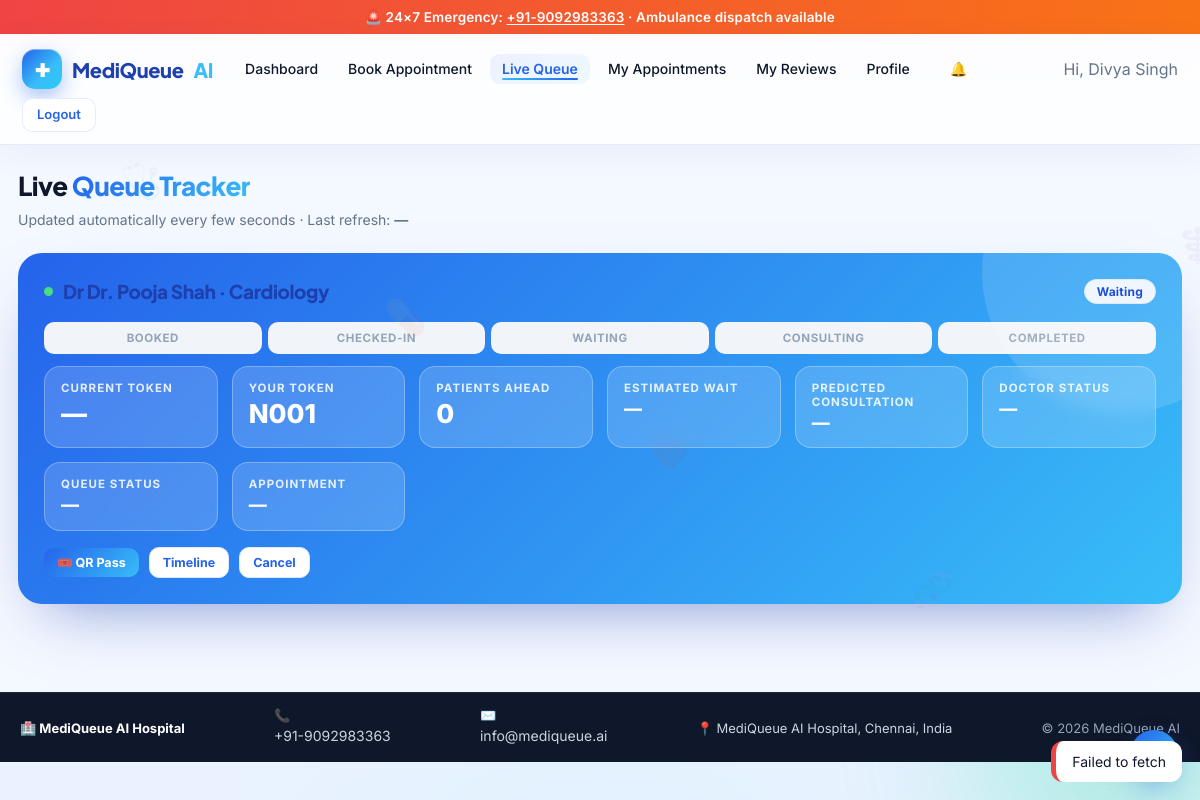
The app's page /patient/live (signed in) with its own data.
### tables this page shows
CREATE TABLE appointments(
            id INTEGER PRIMARY KEY,
            queue_no TEXT,
            patient_id INTEGER, doctor_id INTEGER,
            department TEXT, reason TEXT, priority TEXT,
            appt_date TEXT, predicted_time TEXT,
            actual_start TEXT, actual_end TEXT,
            status TEXT DEFAULT 'Waiting',
            consult_minutes INTEGER,
            delay_minutes INTEGER DEFAULT 0,
            prescription TEXT, notes TEXT,
            reminder_sent INTEGER DEFAULT 0,
            created_at TEXT, emergency_reason TEXT, emergency_symptoms TEXT, emergency_verified INTEGER DEFAULT 0, verified_by TEXT, verified_at TEXT, emergency_status TEXT, predicted_wait_time INTEGER, delay_reason TEXT, delayed_by TEXT, delayed_at TEXT, patient_responded INTEGER DEFAULT 0, is_reappointment INTEGER DEFAULT 0, cancel_reason TEXT, slot_time TEXT, auto_cancelled INTEGER DEFAULT 0, feedback_submitted INTEGER DEFAULT 0, qr_token TEXT, action_token TEXT, appt_time TEXT, checkin_status TEXT DEFAULT 'Booked', consult_start_time TEXT, consult_end_time TEXT, consult_started_by TEXT, consult_ended_by TEXT, checkin_time TEXT, checked_in_by TEXT, actual_wait_minutes INTEGER,
            FOREIGN KEY(patient_id) REFERENCES patients(id),
            FOREIGN KEY(doctor_id)  REFERENCES doctors(id));

CREATE TABLE doctors(
            id INTEGER PRIMARY KEY,
            doc_code TEXT UNIQUE,
            name TEXT, department TEXT, qualification TEXT,
            experience INTEGER, specialization TEXT,
            fee INTEGER, avg_time INTEGER,
            available INTEGER DEFAULT 1,
            photo TEXT,
            username TEXT UNIQUE, password TEXT);

CREATE TABLE app_settings(
        key TEXT PRIMARY KEY,
        value TEXT
    );

### backend/core/queue_live.py (the view)
    @app.route("/patient/live")
    def patient_live():
        if session.get("role") != "patient":
            flash("Please log in as a patient.", "warning")
            return redirect(url_for("login"))
        rows = query("""SELECT a.*, d.name AS dname, d.department AS ddept
                        FROM appointments a JOIN doctors d ON d.id=a.doctor_id
                        WHERE a.patient_id=? AND a.status IN ('Waiting','InProgress','Emergency-PendingVerification')
                        ORDER BY a.id DESC""", (session["uid"],))
        return render_template("patient_live.html", appts=rows)

### backend/core/models.py (called while the page is built)
def get_conn():
    conn = sqlite3.connect(Config.DATABASE)
    conn.row_factory = sqlite3.Row
    conn.execute("PRAGMA foreign_keys = ON")
    return conn

def query(sql, params=(), one=False):
    with get_conn() as c:
        cur = c.execute(sql, params)
        rows = cur.fetchall()
        return (rows[0] if rows else None) if one else rows

### frontend/templates/patient_live.html (shortened to what this page needs)
{% extends "base.html" %}
{% block content %}
<div class="mq-orb one"></div><div class="mq-orb two"></div>
<div class="mq-wrap" data-mq-live-root data-mq-url="/api/patient/queue-live" data-mq-interval="7000">
  <h1 class="mq-title">Live <span class="accent">Queue Tracker</span></h1>
  <p class="mq-sub">Updated automatically every few seconds ·
     Last refresh: <b data-mq-updated>—</b></p>
  <div id="mq-live-host">
    {% for a in appts %}
    <div class="mq-live mq-mt" data-mq-appt="{{ a.id }}">
      <div class="mq-live-head">
        <span class="mq-dot"></span>
        <h3 class="mq-live-title">Dr {{ a.dname }} · {{ a.ddept }}</h3>
        <span class="mq-pill" data-mq-badge>{{ a.status }}</span>
      </div>
      <div class="mq-steps">
        <div class="mq-step" data-mq-step>Booked</div>
        <div class="mq-step" data-mq-step>Checked-In</div>
        <div class="mq-step" data-mq-step>Waiting</div>
        <div class="mq-step" data-mq-step>Consulting</div>
        <div class="mq-step" data-mq-step>Completed</div>
      </div>
      <div class="mq-live-grid">
        <div class="mq-live-tile"><div class="k">Current Token</div><div class="v" data-mq="current_token">—</div></div>
        <div class="mq-live-tile"><div class="k">Your Token</div><div class="v" data-mq="your_token">{{ a.queue_no }}</div></div>
        <div class="mq-live-tile"><div class="k">Patients Ahead</div><div class="v" data-mq="patients_ahead" data-mq-animate>0</div></div>
        <div class="mq-live-tile"><div class="k">Estimated Wait</div><div class="v small" data-mq="estimated_wait_text">—</div></div>
        <div class="mq-live-tile"><div class="k">Predicted Consultation</div><div class="v small" data-mq="predicted_consultation">—</div></div>
        <div class="mq-live-tile"><div class="k">Doctor Status</div><div class="v small" data-mq="doctor_status">—</div></div>
        <div class="mq-live-tile"><div class="k">Queue Status</div><div class="v small" data-mq="queue_status">—</div></div>
        <div class="mq-live-tile"><div class="k">Appointment</div><div class="v small" data-mq="appointment_status">—</div></div>
      </div>
      <div class="mq-row" style="margin-top:16px;position:relative;z-index:1">
        <a class="mq-btn sm" href="/patient/qr/{{ a.id }}">🎟️ QR Pass</a>
        <a class="mq-btn ghost sm" href="/patient/timeline/{{ a.id }}">Timeline</a>
        <a class="mq-btn ghost sm" href="/patient/response/{{ a.id }}/cancel">Cancel</a>
      </div>
    </div>
    {% else %}
    <div class="mq-card mq-empty">No active appointment right now.
      <a class="mq-btn sm" href="/patient/book" style="margin-left:10px">Book an appointment</a></div>
    {% endfor %}
  </div>
</div>
{% endblock %}

### frontend/templates/base.html (shortened to what this page needs)
<!doctype html>
<html lang="en">
<head>
<link rel="stylesheet" href="{{ url_for('static', filename='css/style.css') }}"/>
<link rel="stylesheet" href="{{ url_for('static', filename='css/premium.css') }}"/>
<link rel="stylesheet" href="{{ url_for('static', filename='css/mq.css') }}"/>
<link rel="stylesheet" href="{{ url_for('static', filename='css/enterprise.css') }}"/>
</head>
<body class="{{ 'mq-dark' if SETTINGS and SETTINGS.get('theme')=='dark' else '' }}">
<div class="orb a"></div><div class="orb b"></div><div class="orb c"></div>
{% if not session.get('role') or session.get('role')=='patient' %}
<div class="emerg">🚨 24×7 Emergency: <a href="tel:{{ CFG.EMERGENCY_NUMBER }}">{{ CFG.EMERGENCY_NUMBER }}</a> · Ambulance dispatch available</div>
{% endif %}
<nav class="nav">
  <div class="nav-inner">
    {% set role = session.get('role') %}
    {% if role == 'admin' %}
      <a class="brand" href="/admin"><span class="logo">✚</span> MediQueue<span style="color:var(--sky)">AI</span> <small style="color:var(--muted);font-size:12px;margin-left:6px">Admin</small></a>
      <a class="link" href="/admin">Dashboard</a>
      <a class="link" href="/admin/patients">Patients</a>
      <a class="link" href="/admin/appointments">Appointments</a>
      <a class="link" href="/admin/doctors">Doctors</a>
      <a class="link" href="/admin/departments">Departments</a>
      <a class="link" href="/admin/qr-checkin">Check-In</a>
      <a class="link" href="/admin/history">History</a>
      <a class="link" href="/admin/settings">Settings</a>
      <div class="spacer"></div>
      <span class="link" style="color:var(--muted)">Hi, Administrator</span>
      <a class="btn ghost sm" href="/logout">Logout</a>
    {% elif role == 'patient' %}
      <a class="brand" href="/patient"><span class="logo">✚</span> MediQueue<span style="color:var(--sky)">AI</span></a>
      <a class="link" href="/patient">Dashboard</a>
      <a class="link" href="/patient/book">Book Appointment</a>
      <a class="link" href="/patient/live">Live Queue</a>
      <a class="link" href="/patient/history">My Appointments</a>
      <a class="link" href="/patient/feedback">My Reviews</a>
      <a class="link" href="/patient/profile">Profile</a>
      <a class="link" href="/patient/notifications">
        <span class="bell">🔔{% if unread %}<span class="badge">{{unread}}</span>{% endif %}</span>
      </a>
      <span class="link" style="color:var(--muted)">Hi, {{ session['name'] }}</span>
      <a class="btn ghost sm" href="/logout">Logout</a>
    {% endif %}
  </div>
</nav>
{% block content %}{% endblock %}
<footer class="compact-footer" style="margin-top:40px;padding:14px 20px;background:#0f172a;color:#cbd5e1;border-top:1px solid #1e293b">
  <div style="max-width:1200px;margin:0 auto;display:flex;flex-wrap:wrap;justify-content:space-between;align-items:center;gap:10px;font-size:13px">
    <div><b style="color:#fff">🏥 {{ CFG.HOSPITAL_NAME }}</b></div>
    <div>📞 <a href="tel:{{ CFG.EMERGENCY_NUMBER }}" style="color:#cbd5e1">{{ CFG.EMERGENCY_NUMBER }}</a></div>
    <div>✉️ <a href="mailto:{{ CFG.HOSPITAL_EMAIL or 'info@mediqueue.ai' }}" style="color:#cbd5e1">{{ CFG.HOSPITAL_EMAIL or 'info@mediqueue.ai' }}</a></div>
    <div>📍 {{ CFG.HOSPITAL_ADDRESS or 'MediQueue AI Hospital' }}</div>
    <div style="color:#94a3b8">© {{ now.year }} MediQueue AI</div>
  </div>
</footer>
</body></html>

### frontend/static/css/premium.css (style rules this page uses)
:root { --glass-bg: rgba(255,255,255,.65); --glass-brd: rgba(255,255,255,.55); --glass-shadow: 0 12px 32px rgba(37,99,235,.12); --ease: cubic-bezier(.4,.14,.3,1); }

### frontend/static/css/mq.css (style rules this page uses)
:root { --mq-blue:#2563eb; --mq-blue-600:#1d4ed8; --mq-blue-400:#60a5fa; --mq-sky:#38bdf8; --mq-cyan:#22d3ee; --mq-ink:#0f172a; --mq-slate:#475569; --mq-muted:#64748b; --mq-line:#e2e8f0; --mq-bg:#f4f8ff; --mq-card:#ffffff; --mq-ok:#10b981; --mq-warn:#f59e0b; --mq-danger:#ef4444; --mq-violet:#6366f1; --mq-radius:18px; --mq-shadow:0 18px 40px -22px rgba(30,64,175,.45); --mq-shadow-lg:0 28px 60px -28px rgba(30,64,175,.55); --mq-grad:linear-gradient(135deg,#2563eb 0%,#38bdf8 100%); --mq-grad-soft:linear-gradient(135deg,#eff6ff 0%,#f0f9ff 100%); }
.mq-wrap { max-width:1200px;margin:0 auto;padding:24px 18px 48px }
.mq-row { display:flex;flex-wrap:wrap;gap:12px;align-items:center }
.mq-mt { margin-top:22px }
.mq-title { font-family:"Plus Jakarta Sans","Inter",system-ui,sans-serif; font-size:clamp(22px,3vw,32px);font-weight:800;color:var(--mq-ink); margin:0 0 6px;letter-spacing:-.02em; }
.mq-title .accent { background:var(--mq-grad);-webkit-background-clip:text; background-clip:text;color:transparent }
.mq-sub { color:var(--mq-muted);margin:0 0 18px;font-size:14.5px }
.mq-btn { display:inline-flex;align-items:center;gap:8px;justify-content:center; background:var(--mq-grad);color:#fff;border:none;cursor:pointer; padding:11px 20px;border-radius:12px;font-weight:700;font-size:14px; text-decoration:none;box-shadow:0 12px 24px -14px rgba(37,99,235,.9); transition:transform .18s,box-shadow .18s,filter .18s; }
.mq-btn.ghost { background:#fff;color:var(--mq-blue);border:1.5px solid #dbeafe; box-shadow:none }
.mq-btn.sm { padding:7px 13px;font-size:12.5px;border-radius:10px }
.mq-pill { display:inline-flex;align-items:center;gap:6px;padding:4px 12px; border-radius:999px;font-size:12px;font-weight:700;letter-spacing:.02em; background:#eff6ff;color:var(--mq-blue-600);border:1px solid #dbeafe }
.mq-live { background:var(--mq-grad);color:#fff;border-radius:24px;padding:26px; box-shadow:var(--mq-shadow-lg);position:relative;overflow:hidden; }
.mq-live::before { content:"";position:absolute;width:280px;height:280px;border-radius:50%; background:rgba(255,255,255,.13);top:-120px;right:-80px; animation:mq-float 9s ease-in-out infinite; }
.mq-live-head { display:flex;flex-wrap:wrap;align-items:center;gap:10px; position:relative;z-index:1;margin-bottom:18px }
.mq-live-title { font-size:19px;font-weight:800;margin:0 }
.mq-dot { width:9px;height:9px;border-radius:50%;background:#4ade80; box-shadow:0 0 0 0 rgba(74,222,128,.7);animation:mq-blip 1.5s infinite }
.mq-live-grid { display:grid;gap:14px;position:relative;z-index:1; grid-template-columns:repeat(auto-fit,minmax(150px,1fr)) }
.mq-live-tile { background:rgba(255,255,255,.16);border:1px solid rgba(255,255,255,.28); border-radius:16px;padding:14px 16px;backdrop-filter:blur(8px) }
.mq-live-tile .k { font-size:11.5px;text-transform:uppercase;letter-spacing:.09em; opacity:.86;font-weight:700 }
.mq-live-tile .v { font-size:26px;font-weight:800;margin-top:4px;line-height:1.15 }
.mq-live-tile .v.small { font-size:18px }
.mq-steps { display:flex;flex-wrap:wrap;gap:6px;align-items:center;margin:12px 0 }
.mq-step { flex:1;min-width:96px;text-align:center;font-size:11.5px;font-weight:700; padding:9px 6px;border-radius:10px;background:#f1f5f9;color:#94a3b8; text-transform:uppercase;letter-spacing:.05em }
.mq-orb { position:fixed;border-radius:50%;filter:blur(70px);opacity:.30;z-index:-1; pointer-events:none }
.mq-orb.one { width:380px;height:380px;background:#93c5fd;top:-110px;left:-90px; animation:mq-drift 18s ease-in-out infinite }
.mq-orb.two { width:320px;height:320px;background:#a5f3fc;bottom:-100px;right:-70px; animation:mq-drift 22s ease-in-out infinite reverse }

### frontend/static/css/enterprise.css (style rules this page uses)
:root { --mq-ink:#0f172a;--mq-line:#e2e8f0;--mq-sky:#0ea5e9;--mq-ok:#16a34a;--mq-bad:#dc2626;--mq-warn:#d97706;--mq-card:rgba(255,255,255,.78) }
.mq-title { margin:0;font-size:26px;font-weight:800;letter-spacing:-.02em }
.mq-sub { margin:6px 0 0;color:#64748b;font-size:14px }
.mq-row { display:flex;gap:10px;flex-wrap:wrap;align-items:center;margin-top:10px }

### records on screen
appointments: dname "Dr. Pooja Shah", ddept "Cardiology", status "Waiting", queue_no "N001"
app_settings: HOSPITAL_NAME "MediQueue AI Hospital"

### other values on screen
{{ CFG.EMERGENCY_NUMBER }} "+91-9092983363"
{{ session['name'] }} "Divya Singh"
{{ CFG.HOSPITAL_EMAIL or 'info@mediqueue.ai' }} "info@mediqueue.ai"
{{ CFG.HOSPITAL_ADDRESS or 'MediQueue AI Hospital' }} "MediQueue AI Hospital, Chennai, India"
